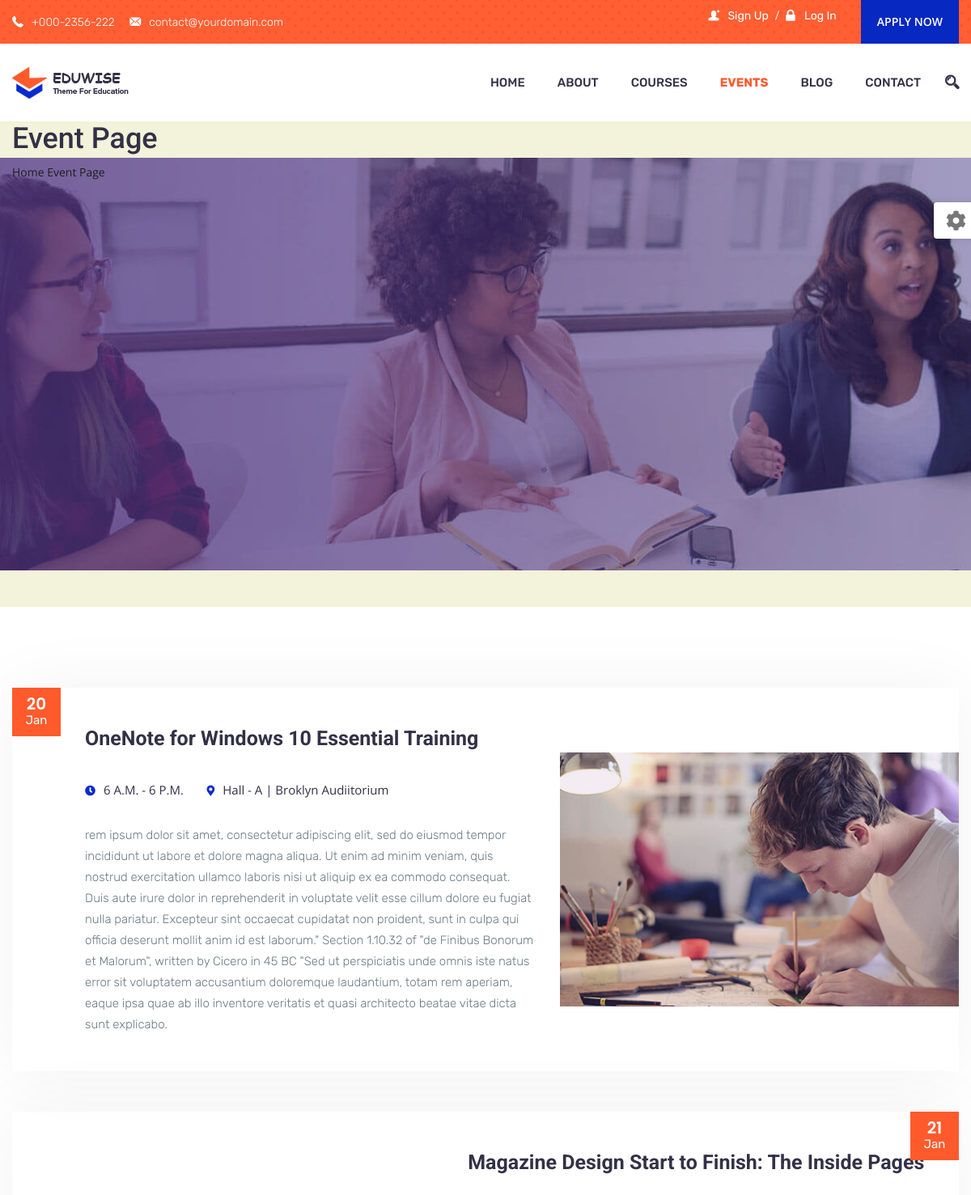
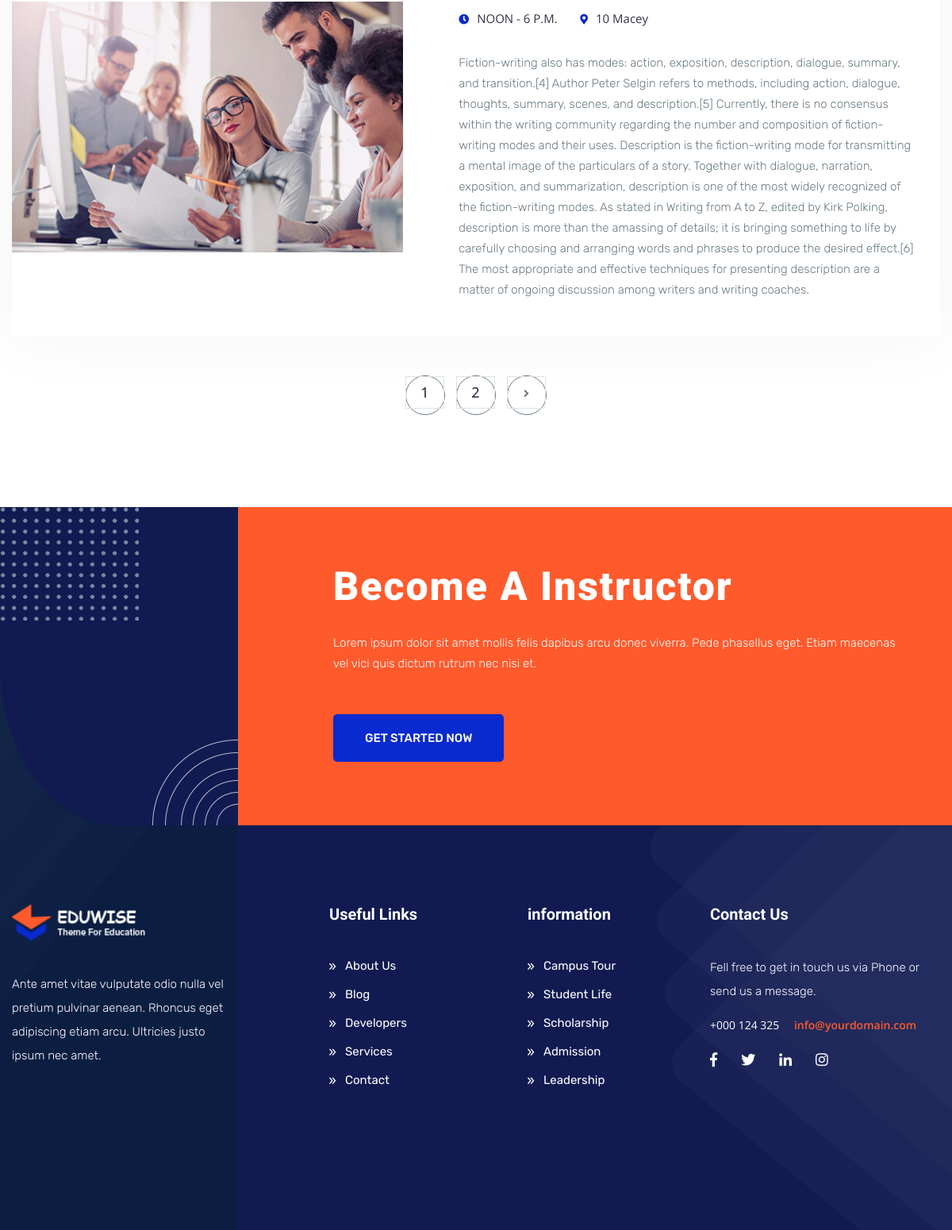
Screenshot of /events/ with the database file from the repository (2 pictures, top to bottom).
### events/models.py (models this page shows, shortened)
class EventModel(models.Model):
    name = models.CharField(max_length=100)
    slug = models.SlugField()
    content = models.TextField()
    category = models.ForeignKey(Category,on_delete=models.CASCADE, related_name='event_category')
    cost = models.FloatField(default=0.0)
    image = models.ImageField(upload_to='events', default='no-name.jpg', null=True)
    time_from = models.TimeField()
    time_to = models.TimeField()
    date = models.DateField(auto_now=True)
    datetime = models.DateTimeField(auto_now_add=True)
    location = models.CharField(max_length=30)
    address = models.TextField()
    email = models.EmailField()
    phone = models.IntegerField()
    class Meta:
        verbose_name = 'Event'
        verbose_name_plural = 'Events'

### events/views.py (the view)
# urls.py: path('',views.courses, name='courses'),
def courses(request, event_category=None):
    events = EventModel.objects.all()
    if event_category:
        events = EventModel.objects.filter(category=event_category)
    paginator = Paginator(events, 2)
    page = request.GET.get('page')
    paged_event = paginator.get_page(page)
    context = {
        'events': paged_event,
    }
    return render(request,'events/events.html', context)

### templates/events/events.html (shortened to what this page needs)
{% extends 'base.html' %}
{% load static %}
{% block content %}
 <div class="intro_wrapper" style="background: url({% static 'images/banner/inner_banner_5.jpg' %}) no-repeat center center !important; height: 600px;">
        <div class="container">
            <div class="row">
                 <div class="col-sm-12 col-md-8 col-lg-8">
                    <div class="intro_text">
                        <h1>Event Page</h1>
                        <div class="pages_links">
                            <a href="#" title="">Home</a>
                            <a href="#" title="" class="active">Event Page</a>
                        </div>
                    </div>
                </div>
            </div>
        </div>
    </div>
</header>
<section class="events-area">
    <div class="container">
        <div class="row">
            {%if events%}
            {% for event in events %}
            {% if forloop.counter|divisibleby:2 %}
            <div class="col-sm-12 events_full_box">
                <div class="events_single">
                    <div class="event_banner">
                        <a href="{% url 'events:event_detail' event.id %}"><img src="{{ event.image.url }}" alt="" class="img-fluid"></a>
                    </div>
                    <div class="event_info">
                        <h3><a href="{% url 'events:event_detail' event.id %}" title="">{{ event.name }}</a></h3>
                        <div class="events_time">
                            <span class="time"><i class="far fa-clock"></i>{{ event.time_from }} - {{ event.time_to }}</span>
                            <span><i class="fas fa-map-marker-alt"></i>{{ event.location }}</span>
                        </div>
                        <p>{{ event.content}}</p>
                        <div class="event_dete">
                            <span class="date"> {{event.date|date:"d"}} </span>
                            <span>{{event.date|date:"M"}}</span>
                        </div>
                    </div>
                </div>
            </div>
            {% else %}
            <div class="col-sm-12 events_full_box">
                <div class="events_single events_single_left">
                    <div class="event_info">
                        <h3><a href="{% url 'events:event_detail' event.id %}" title="">{{ event.name }}</a></h3>
                        <div class="events_time">
                            <span class="time"><i class="far fa-clock"></i>{{ event.time_from }} - {{ event.time_to }}</span>
                            <span><i class="fas fa-map-marker-alt"></i>{{ event.location}}</span>
                        </div>
                        <p>{{ event.content }}</p>
                    </div>
                    <div class="event_banner">
                        <a href="{% url 'events:event_detail' event.id %}"><img src="{{ event.image.url }}" alt="" class="img-fluid"></a>
                    </div>
                    <div class="event_dete">
                        <span class="date">{{event.date|date:"d"}}</span>
                        <span>{{event.date|date:"M"}}</span>
                    </div>
                </div>
            </div>
            {% endif %}
            {% endfor %}
            {% endif %}
             <div class="pagination_blog">
                <div class="p-box-2 text-center">
                    <nav aria-label="Page navigation example">
                        {% if events.has_other_pages %}
                        <ul class="pagination">
                            {% for i in events.paginator.page_range  %}
                            {% if courses.number == i %}
                                <li class="page-item"><a class="page-link active" href="#">{{ i }}</a></li>
                            {% else %}
                                <li class="page-item"><a class="page-link" href="?page={{ i }}">{{ i }}</a></li>
                            {% endif %}
                            {% endfor %}
                            {% if  events.has_next %}
                                <li class="page-item">
                                    <a class="page-link" href="?page={{ events.next_page_number }}"><i class="fa fa-angle-right"></i></a>
                                </li>
                            {% else %}
                            <li class="page-item disabled">
                                <a class="page-link"><i class="fa fa-angle-right"></i></a>
                            </li>
                            {% endif %}
                        </ul>
                        {% endif %}
                    </nav>
                </div>
            </div>
        </div>
    </div>
</section>
{% endblock %}

### rows the page displays
EventModel: name "OneNote for Windows 10 Essential Training", time_from "6 A.M.", time_to "6 P.M.", location "Hall - A | Broklyn Audiitorium", content "rem ipsum dolor sit amet, consectetur adipiscing elit, sed do eiusmod tempor incididunt ut labore et dolore magna aliqua. Ut enim ad minim veniam, quis nostrud exercitation ullamco laboris nisi ut aliquip ex ea commodo consequat. Duis aute irure dolor in reprehenderit in voluptate velit esse cillum dolore eu fugiat nulla pariatur. Excepteur sint occaecat cupidatat non proident, sunt in culpa qui officia deserunt mollit anim id est laborum.\" Section 1.10.32 of \"de Finibus Bonorum et Malorum\", written by Cicero in 45 BC \"Sed ut perspiciatis unde omnis iste natus error sit voluptatem accusantium doloremque laudantium, totam rem aperiam, eaque ipsa quae ab illo inventore veritatis et quasi…", image (picture), date "20", date "Jan"
EventModel: image (picture), name "Magazine Design Start to Finish: The Inside Pages", time_from "NOON", time_to "6 P.M.", location "10 Macey", content "Fiction-writing also has modes: action, exposition, description, dialogue, summary, and transition.[4] Author Peter Selgin refers to methods, including action, dialogue, thoughts, summary, scenes, and description.[5] Currently, there is no consensus within the writing community regarding the number and composition of fiction-writing modes and their uses. Description is the fiction-writing mode for transmitting a mental image of the particulars of a story. Together with dialogue, narration, exposition, and summarization, description is one of the most widely recognized of the fiction-writing modes. As stated in Writing from A to Z, edited by Kirk Polking, description is more than the…", date "21", date "Jan"

### other values shown
{{ i }} "1" "2"
